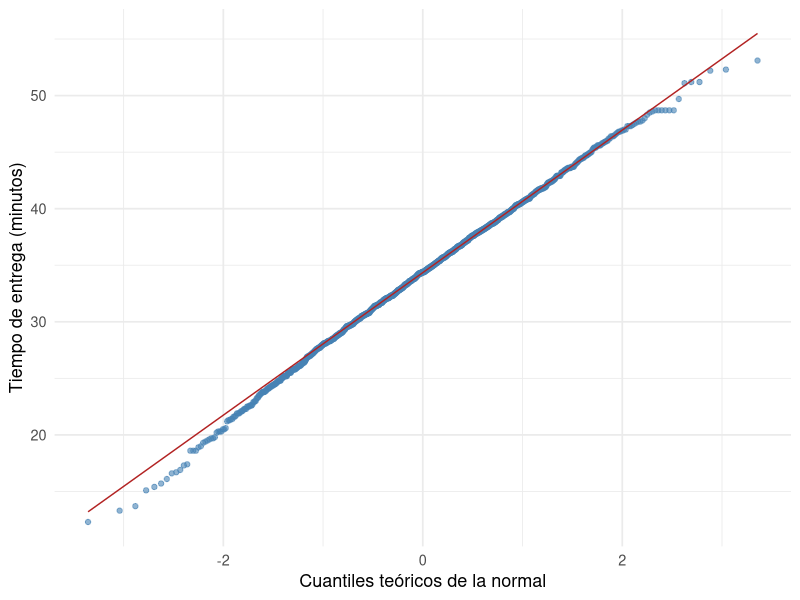

The R script that drew this image:
## ---- chunk 1
#| label: setup
#| include: false
library(ggplot2)
theme_set(theme_minimal(base_size = 13))
## ---- chunk 2
#| label: r-bondad-proporciones
dado <- c(18, 22, 16, 25, 14, 25)
chisq.test(dado)                         # H0: todas las caras igualmente probables

mendel <- c(315, 101, 108, 32)
prueba_mendel <- chisq.test(mendel, p = c(9, 3, 3, 1) / 16)
prueba_mendel
prueba_mendel$expected                   # frecuencias esperadas
## ---- chunk 3
#| label: r-bondad-binomial
medicos <- c(5, 6, 8, 10, 10, 15, 17, 10, 10, 9, 0)    # para x = 0, 1, ..., 9, 10 o más
x <- 0:10
p_gorro <- sum(x * medicos) / (100 * 25)              # 500 / 2500 = 0.20
probs <- c(dbinom(0:9, 25, p_gorro), pbinom(9, 25, p_gorro, lower.tail = FALSE))
esperadas <- 100 * probs
round(esperadas, 2)
# Agrupación del curso: 0 a 2, 3, 4, 5, 6, 7, 8 o más
obs_g <- c(sum(medicos[1:3]), medicos[4:8], sum(medicos[9:11]))
esp_g <- c(sum(esperadas[1:3]), esperadas[4:8], sum(esperadas[9:11]))
chi_obs <- sum((obs_g - esp_g)^2 / esp_g)
gl <- length(obs_g) - 1 - 1                            # se estimó p
c(chi_obs = chi_obs, gl = gl, valor_p = pchisq(chi_obs, gl, lower.tail = FALSE))
## ---- chunk 4
#| label: r-bondad-poisson
llamadas <- c(1, 2, 2, 0, 3, 3, 3, 4, 2, 1, 0, 0, 1, 3, 1, 2, 2, 2, 3, 4, 2, 1, 3, 2,
              3, 6, 2, 1, 1, 2, 4, 5, 0, 1, 3, 2, 1, 4, 5, 2)
lambda <- mean(llamadas)
observadas <- c(sum(llamadas <= 1), sum(llamadas == 2),
                sum(llamadas == 3), sum(llamadas >= 4))
p <- c(ppois(1, lambda), dpois(2, lambda), dpois(3, lambda),
       ppois(3, lambda, lower.tail = FALSE))
esperadas <- length(llamadas) * p
chi_obs <- sum((observadas - esperadas)^2 / esperadas)
gl <- length(observadas) - 1 - 1                    # se estimó lambda
c(chi_obs = chi_obs, gl = gl, valor_p = pchisq(chi_obs, gl, lower.tail = FALSE))
## ---- chunk 5
#| label: r-bondad-normal
library(readxl)
pizza <- read_excel("datos/pizza_delivery.xlsx")
media <- mean(pizza$time); desv <- sd(pizza$time)
limites <- c(-Inf, 25, 30, 35, 40, 45, Inf)
observadas <- table(cut(pizza$time, breaks = limites, right = FALSE))
p <- diff(pnorm(limites, mean = media, sd = desv))
esperadas <- nrow(pizza) * p
chi_obs <- sum((observadas - esperadas)^2 / esperadas)
gl <- length(observadas) - 1 - 2                   # se estimaron media y desviación
c(chi_obs = chi_obs, gl = gl, valor_p = pchisq(chi_obs, gl, lower.tail = FALSE))
## ---- chunk 6
#| label: r-otras-pruebas
shapiro.test(pizza$time)
ks.test(pizza$time, "pnorm", mean = media, sd = desv)
## ---- chunk 7
#| label: fig-qq-pizza
#| fig-cap: "Gráfico Q-Q de los tiempos de entrega de la pizzería frente a la distribución normal."
#| fig-width: 5.5
#| fig-height: 4
ggplot(pizza, aes(sample = time)) +
  stat_qq(color = "steelblue", alpha = 0.6) +
  stat_qq_line(color = "firebrick") +
  labs(x = "Cuantiles teóricos de la normal", y = "Tiempo de entrega (minutos)")
## ---- chunk 8
#| label: r-independencia-pizza
library(readxl)
pizza <- read_excel("datos/pizza_delivery.xlsx")
tabla <- table(sucursal = pizza$branch, demorada = pizza$time > 30)
tabla
round(prop.table(tabla, margin = 1), 3)    # proporciones por sucursal
prueba <- chisq.test(tabla)
prueba
prueba$expected                           # frecuencias esperadas
## ---- chunk 9
#| label: r-homogeneidad
turnos <- matrix(c(45, 55, 70, 905, 890, 870), nrow = 2, byrow = TRUE,
                 dimnames = list(c("Defectuosos", "No defectuosos"),
                                 c("Matutino", "Vespertino", "Nocturno")))
chisq.test(turnos)
# Equivalente, como prueba de igualdad de tres proporciones:
prop.test(c(45, 55, 70), c(950, 945, 940))
## ---- chunk 10
#| label: r-fisher
piloto <- matrix(c(5, 1, 1, 5), nrow = 2, byrow = TRUE,
                 dimnames = list(c("Tratamiento", "Placebo"),
                                 c("Mejoró", "No mejoró")))
fisher.test(piloto)
dhyper(0:6, m = 6, n = 6, k = 6)     # distribución Hip(12, 6, 6)
